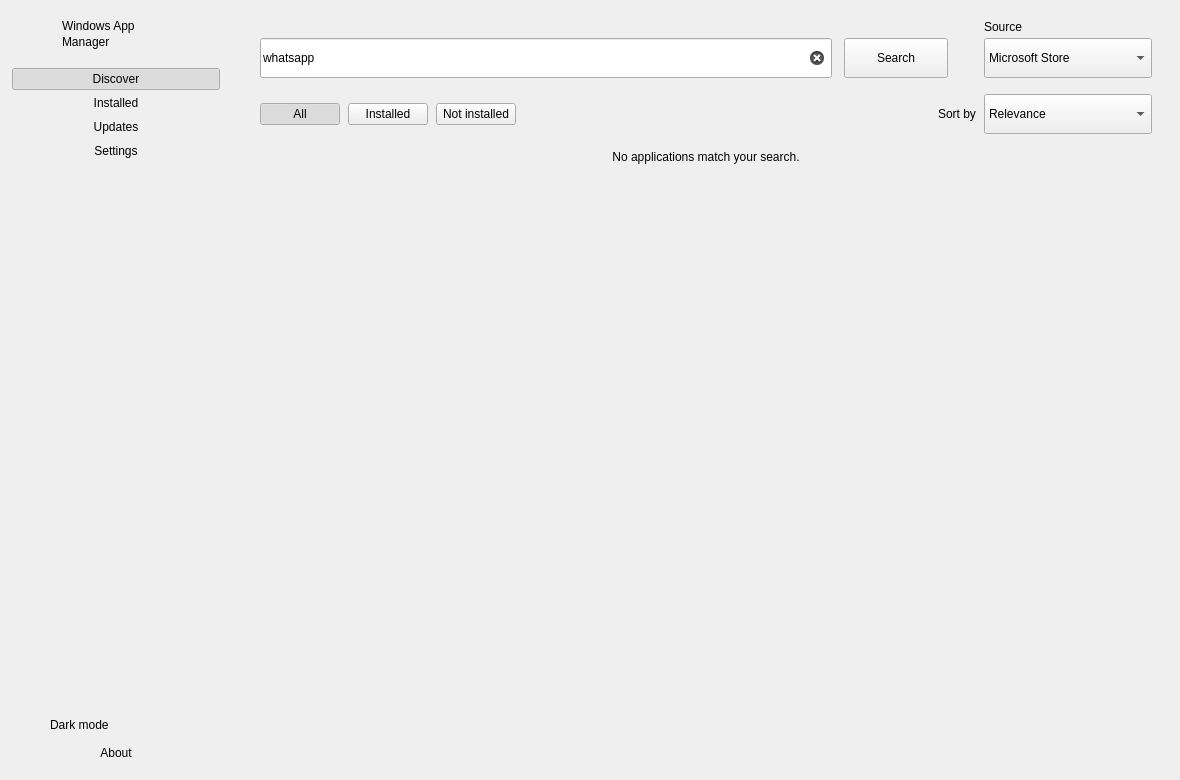
<?xml version="1.0" encoding="UTF-8"?>
<ui version="4.0">
 <class>MainWindowClass</class>
 <widget class="QMainWindow" name="MainWindowClass">
  <property name="geometry">
   <rect>
    <x>0</x>
    <y>0</y>
    <width>1180</width>
    <height>780</height>
   </rect>
  </property>
  <property name="minimumSize">
   <size>
    <width>1000</width>
    <height>640</height>
   </size>
  </property>
  <property name="windowTitle">
   <string>Windows App Manager</string>
  </property>
  <widget class="QWidget" name="centralWidget">
   <layout class="QHBoxLayout" name="rootLayout">
    <property name="spacing">
     <number>0</number>
    </property>
    <property name="leftMargin">
     <number>0</number>
    </property>
    <property name="topMargin">
     <number>0</number>
    </property>
    <property name="rightMargin">
     <number>0</number>
    </property>
    <property name="bottomMargin">
     <number>0</number>
    </property>
    <item>
     <widget class="QFrame" name="sidebar">
      <property name="frameShape">
       <enum>QFrame::NoFrame</enum>
      </property>
      <property name="minimumSize">
       <size>
        <width>232</width>
        <height>0</height>
       </size>
      </property>
      <property name="maximumSize">
       <size>
        <width>232</width>
        <height>16777215</height>
       </size>
      </property>
      <layout class="QVBoxLayout" name="sidebarLayout">
       <property name="spacing">
        <number>2</number>
       </property>
       <property name="leftMargin">
        <number>12</number>
       </property>
       <property name="topMargin">
        <number>18</number>
       </property>
       <property name="rightMargin">
        <number>12</number>
       </property>
       <property name="bottomMargin">
        <number>16</number>
       </property>
       <item>
        <layout class="QHBoxLayout" name="brandLayout">
         <property name="spacing">
          <number>10</number>
         </property>
         <property name="leftMargin">
          <number>8</number>
         </property>
         <property name="topMargin">
          <number>0</number>
         </property>
         <property name="rightMargin">
          <number>0</number>
         </property>
         <property name="bottomMargin">
          <number>0</number>
         </property>
         <item>
          <widget class="QLabel" name="brandIcon">
           <property name="minimumSize">
            <size>
             <width>32</width>
             <height>32</height>
            </size>
           </property>
           <property name="maximumSize">
            <size>
             <width>32</width>
             <height>32</height>
            </size>
           </property>
           <property name="alignment">
            <set>Qt::AlignCenter</set>
           </property>
          </widget>
         </item>
         <item>
          <layout class="QVBoxLayout" name="brandTextLayout">
           <property name="spacing">
            <number>0</number>
           </property>
           <property name="leftMargin">
            <number>0</number>
           </property>
           <property name="topMargin">
            <number>0</number>
           </property>
           <property name="rightMargin">
            <number>0</number>
           </property>
           <property name="bottomMargin">
            <number>0</number>
           </property>
           <item>
            <widget class="QLabel" name="brandTitle">
             <property name="text">
              <string>Windows App</string>
             </property>
            </widget>
           </item>
           <item>
            <widget class="QLabel" name="brandSubtitle">
             <property name="text">
              <string>Manager</string>
             </property>
            </widget>
           </item>
          </layout>
         </item>
        </layout>
       </item>
       <item>
        <spacer name="brandSpacer">
         <property name="orientation">
          <enum>Qt::Vertical</enum>
         </property>
         <property name="sizeType">
          <enum>QSizePolicy::Fixed</enum>
         </property>
         <property name="sizeHint" stdset="0">
          <size>
           <width>0</width>
           <height>16</height>
          </size>
         </property>
        </spacer>
       </item>
       <item>
        <widget class="QPushButton" name="discoverButton">
         <property name="cursor">
          <cursorShape>PointingHandCursor</cursorShape>
         </property>
         <property name="text">
          <string>Discover</string>
         </property>
         <property name="flat">
          <bool>true</bool>
         </property>
         <property name="checkable">
          <bool>true</bool>
         </property>
         <property name="checked">
          <bool>true</bool>
         </property>
        </widget>
       </item>
       <item>
        <widget class="QPushButton" name="installedButton">
         <property name="cursor">
          <cursorShape>PointingHandCursor</cursorShape>
         </property>
         <property name="text">
          <string>Installed</string>
         </property>
         <property name="flat">
          <bool>true</bool>
         </property>
         <property name="checkable">
          <bool>true</bool>
         </property>
        </widget>
       </item>
       <item>
        <widget class="QPushButton" name="updatesButton">
         <property name="cursor">
          <cursorShape>PointingHandCursor</cursorShape>
         </property>
         <property name="text">
          <string>Updates</string>
         </property>
         <property name="flat">
          <bool>true</bool>
         </property>
         <property name="checkable">
          <bool>true</bool>
         </property>
        </widget>
       </item>
       <item>
        <widget class="QPushButton" name="settingsButton">
         <property name="cursor">
          <cursorShape>PointingHandCursor</cursorShape>
         </property>
         <property name="text">
          <string>Settings</string>
         </property>
         <property name="flat">
          <bool>true</bool>
         </property>
         <property name="checkable">
          <bool>true</bool>
         </property>
        </widget>
       </item>
       <item>
        <spacer name="sidebarSpacer">
         <property name="orientation">
          <enum>Qt::Vertical</enum>
         </property>
         <property name="sizeHint" stdset="0">
          <size>
           <width>0</width>
           <height>40</height>
          </size>
         </property>
        </spacer>
       </item>
       <item>
        <layout class="QHBoxLayout" name="darkModeLayout">
         <property name="spacing">
          <number>10</number>
         </property>
         <property name="leftMargin">
          <number>12</number>
         </property>
         <property name="topMargin">
          <number>4</number>
         </property>
         <property name="rightMargin">
          <number>4</number>
         </property>
         <property name="bottomMargin">
          <number>4</number>
         </property>
         <item alignment="Qt::AlignVCenter">
          <widget class="QLabel" name="darkModeIcon">
           <property name="minimumSize">
            <size>
             <width>16</width>
             <height>16</height>
            </size>
           </property>
           <property name="maximumSize">
            <size>
             <width>16</width>
             <height>16</height>
            </size>
           </property>
          </widget>
         </item>
         <item alignment="Qt::AlignVCenter">
          <widget class="QLabel" name="darkModeLabel">
           <property name="text">
            <string>Dark mode</string>
           </property>
          </widget>
         </item>
         <item>
          <spacer name="darkModeSpacer">
           <property name="orientation">
            <enum>Qt::Horizontal</enum>
           </property>
           <property name="sizeHint" stdset="0">
            <size>
             <width>20</width>
             <height>0</height>
            </size>
           </property>
          </spacer>
         </item>
         <item>
          <widget class="QWidget" name="darkModeSwitchHost">
           <property name="minimumSize">
            <size>
             <width>42</width>
             <height>22</height>
            </size>
           </property>
           <property name="maximumSize">
            <size>
             <width>42</width>
             <height>22</height>
            </size>
           </property>
          </widget>
         </item>
        </layout>
       </item>
       <item>
        <widget class="QPushButton" name="aboutButton">
         <property name="cursor">
          <cursorShape>PointingHandCursor</cursorShape>
         </property>
         <property name="text">
          <string>About</string>
         </property>
         <property name="flat">
          <bool>true</bool>
         </property>
         <property name="checkable">
          <bool>true</bool>
         </property>
        </widget>
       </item>
      </layout>
     </widget>
    </item>
    <item>
     <widget class="QWidget" name="contentPanel">
      <layout class="QVBoxLayout" name="contentLayout" stretch="0,0,1">
       <property name="spacing">
        <number>16</number>
       </property>
       <property name="leftMargin">
        <number>28</number>
       </property>
       <property name="topMargin">
        <number>20</number>
       </property>
       <property name="rightMargin">
        <number>28</number>
       </property>
       <property name="bottomMargin">
        <number>16</number>
       </property>
       <item>
        <widget class="QWidget" name="searchRow">
         <layout class="QHBoxLayout" name="searchRowLayout">
          <property name="spacing">
           <number>12</number>
          </property>
          <property name="leftMargin">
           <number>0</number>
          </property>
          <property name="topMargin">
           <number>0</number>
          </property>
          <property name="rightMargin">
           <number>0</number>
          </property>
          <property name="bottomMargin">
           <number>0</number>
          </property>
          <item alignment="Qt::AlignBottom">
           <widget class="QLineEdit" name="searchEdit">
            <property name="minimumSize">
             <size>
              <width>0</width>
              <height>40</height>
             </size>
            </property>
            <property name="placeholderText">
             <string>Search applications</string>
            </property>
            <property name="text">
             <string>whatsapp</string>
            </property>
            <property name="clearButtonEnabled">
             <bool>true</bool>
            </property>
           </widget>
          </item>
          <item alignment="Qt::AlignBottom">
           <widget class="QPushButton" name="searchButton">
            <property name="minimumSize">
             <size>
              <width>104</width>
              <height>40</height>
             </size>
            </property>
            <property name="maximumSize">
             <size>
              <width>104</width>
              <height>40</height>
             </size>
            </property>
            <property name="cursor">
             <cursorShape>PointingHandCursor</cursorShape>
            </property>
            <property name="text">
             <string>Search</string>
            </property>
           </widget>
          </item>
          <item>
           <spacer name="searchSpacer">
            <property name="orientation">
             <enum>Qt::Horizontal</enum>
            </property>
            <property name="sizeType">
             <enum>QSizePolicy::Fixed</enum>
            </property>
            <property name="sizeHint" stdset="0">
             <size>
              <width>24</width>
              <height>20</height>
             </size>
            </property>
           </spacer>
          </item>
          <item alignment="Qt::AlignBottom">
           <widget class="QWidget" name="sourceColumn">
            <layout class="QVBoxLayout" name="sourceColumnLayout">
             <property name="spacing">
              <number>4</number>
             </property>
             <property name="leftMargin">
              <number>0</number>
             </property>
             <property name="topMargin">
              <number>0</number>
             </property>
             <property name="rightMargin">
              <number>0</number>
             </property>
             <property name="bottomMargin">
              <number>0</number>
             </property>
             <item>
              <widget class="QLabel" name="sourceLabel">
               <property name="text">
                <string>Source</string>
               </property>
              </widget>
             </item>
             <item>
              <widget class="AnchoredComboBox" name="sourceCombo">
               <property name="minimumSize">
                <size>
                 <width>168</width>
                 <height>40</height>
                </size>
               </property>
               <property name="maximumSize">
                <size>
                 <width>168</width>
                 <height>40</height>
                </size>
               </property>
               <item>
                <property name="text">
                 <string>Microsoft Store</string>
                </property>
               </item>
              </widget>
             </item>
            </layout>
           </widget>
          </item>
         </layout>
        </widget>
       </item>
       <item>
        <widget class="QWidget" name="filterRow">
         <layout class="QHBoxLayout" name="filterRowLayout">
          <property name="spacing">
           <number>8</number>
          </property>
          <property name="leftMargin">
           <number>0</number>
          </property>
          <property name="topMargin">
           <number>0</number>
          </property>
          <property name="rightMargin">
           <number>0</number>
          </property>
          <property name="bottomMargin">
           <number>0</number>
          </property>
          <item>
           <widget class="QPushButton" name="filterAllButton">
            <property name="cursor">
             <cursorShape>PointingHandCursor</cursorShape>
            </property>
            <property name="text">
             <string>All</string>
            </property>
            <property name="checkable">
             <bool>true</bool>
            </property>
            <property name="checked">
             <bool>true</bool>
            </property>
           </widget>
          </item>
          <item>
           <widget class="QPushButton" name="filterInstalledButton">
            <property name="cursor">
             <cursorShape>PointingHandCursor</cursorShape>
            </property>
            <property name="text">
             <string>Installed</string>
            </property>
            <property name="checkable">
             <bool>true</bool>
            </property>
           </widget>
          </item>
          <item>
           <widget class="QPushButton" name="filterNotInstalledButton">
            <property name="cursor">
             <cursorShape>PointingHandCursor</cursorShape>
            </property>
            <property name="text">
             <string>Not installed</string>
            </property>
            <property name="checkable">
             <bool>true</bool>
            </property>
           </widget>
          </item>
          <item>
           <spacer name="filterSpacer">
            <property name="orientation">
             <enum>Qt::Horizontal</enum>
            </property>
            <property name="sizeHint" stdset="0">
             <size>
              <width>40</width>
              <height>20</height>
             </size>
            </property>
           </spacer>
          </item>
          <item alignment="Qt::AlignVCenter">
           <widget class="QLabel" name="sortLabel">
            <property name="text">
             <string>Sort by</string>
            </property>
           </widget>
          </item>
          <item>
           <widget class="AnchoredComboBox" name="sortCombo">
            <property name="minimumSize">
             <size>
              <width>168</width>
              <height>40</height>
             </size>
            </property>
            <property name="maximumSize">
             <size>
              <width>168</width>
              <height>40</height>
             </size>
            </property>
            <item>
             <property name="text">
              <string>Relevance</string>
             </property>
            </item>
            <item>
             <property name="text">
              <string>Name</string>
             </property>
            </item>
           </widget>
          </item>
         </layout>
        </widget>
       </item>
       <item>
        <widget class="QStackedWidget" name="pages">
         <property name="currentIndex">
          <number>0</number>
         </property>
         <widget class="QWidget" name="pageList">
          <layout class="QVBoxLayout" name="pageListLayout">
           <property name="spacing">
            <number>0</number>
           </property>
           <property name="leftMargin">
            <number>0</number>
           </property>
           <property name="topMargin">
            <number>0</number>
           </property>
           <property name="rightMargin">
            <number>0</number>
           </property>
           <property name="bottomMargin">
            <number>0</number>
           </property>
           <item>
            <widget class="QLabel" name="emptyStateLabel">
             <property name="visible">
              <bool>false</bool>
             </property>
             <property name="text">
              <string>No applications match your search.</string>
             </property>
             <property name="alignment">
              <set>Qt::AlignCenter</set>
             </property>
             <property name="sizePolicy">
              <sizepolicy hsizetype="Expanding" vsizetype="Expanding">
               <horstretch>0</horstretch>
               <verstretch>0</verstretch>
              </sizepolicy>
             </property>
            </widget>
           </item>
           <item>
            <widget class="QScrollArea" name="appScrollArea">
             <property name="frameShape">
              <enum>QFrame::NoFrame</enum>
             </property>
             <property name="widgetResizable">
              <bool>true</bool>
             </property>
             <property name="horizontalScrollBarPolicy">
              <enum>Qt::ScrollBarAlwaysOff</enum>
             </property>
             <property name="verticalScrollBarPolicy">
              <enum>Qt::ScrollBarAsNeeded</enum>
             </property>
             <property name="sizePolicy">
              <sizepolicy hsizetype="Expanding" vsizetype="Expanding">
               <horstretch>0</horstretch>
               <verstretch>1</verstretch>
              </sizepolicy>
             </property>
             <widget class="QWidget" name="appListContainer">
              <layout class="QVBoxLayout" name="appListLayout">
               <property name="spacing">
                <number>12</number>
               </property>
               <property name="leftMargin">
                <number>0</number>
               </property>
               <property name="topMargin">
                <number>0</number>
               </property>
               <property name="rightMargin">
                <number>8</number>
               </property>
               <property name="bottomMargin">
                <number>12</number>
               </property>
              </layout>
             </widget>
            </widget>
           </item>
          </layout>
         </widget>
         <widget class="QWidget" name="pageSettings">
          <layout class="QVBoxLayout" name="settingsLayout">
           <property name="spacing">
            <number>12</number>
           </property>
           <property name="leftMargin">
            <number>0</number>
           </property>
           <property name="topMargin">
            <number>4</number>
           </property>
           <property name="rightMargin">
            <number>0</number>
           </property>
           <property name="bottomMargin">
            <number>0</number>
           </property>
           <item>
            <widget class="QLabel" name="settingsTitle">
             <property name="text">
              <string>Settings</string>
             </property>
            </widget>
           </item>
           <item>
            <widget class="QLabel" name="settingsSubtitle">
             <property name="text">
              <string>Preferences for Windows App Manager</string>
             </property>
            </widget>
           </item>
           <item alignment="Qt::AlignLeft|Qt::AlignTop">
            <widget class="QFrame" name="settingsCard">
             <property name="minimumSize">
              <size>
               <width>520</width>
               <height>0</height>
              </size>
             </property>
             <property name="maximumSize">
              <size>
               <width>720</width>
               <height>16777215</height>
              </size>
             </property>
             <layout class="QVBoxLayout" name="settingsCardLayout">
              <property name="spacing">
               <number>6</number>
              </property>
              <property name="leftMargin">
               <number>20</number>
              </property>
              <property name="topMargin">
               <number>18</number>
              </property>
              <property name="rightMargin">
               <number>20</number>
              </property>
              <property name="bottomMargin">
               <number>18</number>
              </property>
              <item>
               <widget class="QLabel" name="settingsAppearanceHeading">
                <property name="text">
                 <string>Appearance</string>
                </property>
               </widget>
              </item>
              <item>
               <widget class="QLabel" name="settingsAppearanceBody">
                <property name="text">
                 <string>Use the Dark mode switch in the sidebar to change the theme.</string>
                </property>
                <property name="wordWrap">
                 <bool>true</bool>
                </property>
               </widget>
              </item>
              <item>
               <spacer name="settingsCardSpacer">
                <property name="orientation">
                 <enum>Qt::Vertical</enum>
                </property>
                <property name="sizeType">
                 <enum>QSizePolicy::Fixed</enum>
                </property>
                <property name="sizeHint" stdset="0">
                 <size>
                  <width>0</width>
                  <height>10</height>
                 </size>
                </property>
               </spacer>
              </item>
              <item>
               <widget class="QLabel" name="settingsCatalogHeading">
                <property name="text">
                 <string>Catalog</string>
                </property>
               </widget>
              </item>
              <item>
               <widget class="QLabel" name="settingsCatalogBody">
                <property name="text">
                 <string>The catalog uses the Microsoft Store. Search matches the application name and package ID.</string>
                </property>
                <property name="wordWrap">
                 <bool>true</bool>
                </property>
               </widget>
              </item>
             </layout>
            </widget>
           </item>
           <item>
            <spacer name="settingsSpacer">
             <property name="orientation">
              <enum>Qt::Vertical</enum>
             </property>
             <property name="sizeHint" stdset="0">
              <size>
               <width>0</width>
               <height>40</height>
              </size>
             </property>
            </spacer>
           </item>
          </layout>
         </widget>
         <widget class="QWidget" name="pageAbout">
          <layout class="QVBoxLayout" name="aboutLayout">
           <property name="spacing">
            <number>12</number>
           </property>
           <property name="leftMargin">
            <number>0</number>
           </property>
           <property name="topMargin">
            <number>4</number>
           </property>
           <property name="rightMargin">
            <number>0</number>
           </property>
           <property name="bottomMargin">
            <number>0</number>
           </property>
           <item alignment="Qt::AlignLeft">
            <widget class="QLabel" name="aboutLogo">
             <property name="minimumSize">
              <size>
               <width>48</width>
               <height>48</height>
              </size>
             </property>
             <property name="maximumSize">
              <size>
               <width>48</width>
               <height>48</height>
              </size>
             </property>
            </widget>
           </item>
           <item>
            <widget class="QLabel" name="aboutTitle">
             <property name="text">
              <string>Windows App Manager</string>
             </property>
            </widget>
           </item>
           <item>
            <widget class="QLabel" name="aboutVersion">
             <property name="text">
              <string>Version 1.0.0</string>
             </property>
            </widget>
           </item>
           <item alignment="Qt::AlignLeft|Qt::AlignTop">
            <widget class="QFrame" name="aboutCard">
             <property name="minimumSize">
              <size>
               <width>520</width>
               <height>0</height>
              </size>
             </property>
             <property name="maximumSize">
              <size>
               <width>720</width>
               <height>16777215</height>
              </size>
             </property>
             <layout class="QVBoxLayout" name="aboutCardLayout">
              <property name="leftMargin">
               <number>20</number>
              </property>
              <property name="topMargin">
               <number>18</number>
              </property>
              <property name="rightMargin">
               <number>20</number>
              </property>
              <property name="bottomMargin">
               <number>18</number>
              </property>
              <item>
               <widget class="QLabel" name="aboutBody">
                <property name="text">
                 <string>Discover Windows applications, see what is already installed, and review updates from one place.</string>
                </property>
                <property name="wordWrap">
                 <bool>true</bool>
                </property>
               </widget>
              </item>
             </layout>
            </widget>
           </item>
           <item>
            <spacer name="aboutSpacer">
             <property name="orientation">
              <enum>Qt::Vertical</enum>
             </property>
             <property name="sizeHint" stdset="0">
              <size>
               <width>0</width>
               <height>40</height>
              </size>
             </property>
            </spacer>
           </item>
          </layout>
         </widget>
        </widget>
       </item>
      </layout>
     </widget>
    </item>
   </layout>
  </widget>
 </widget>
 <layoutdefault spacing="6" margin="11"/>
 <resources>
  <include location="ApplicationGUI.qrc"/>
 </resources>
 <connections/>
 <customwidgets>
  <customwidget>
   <class>AnchoredComboBox</class>
   <extends>QComboBox</extends>
   <header>AnchoredComboBox.h</header>
  </customwidget>
 </customwidgets>
</ui>
